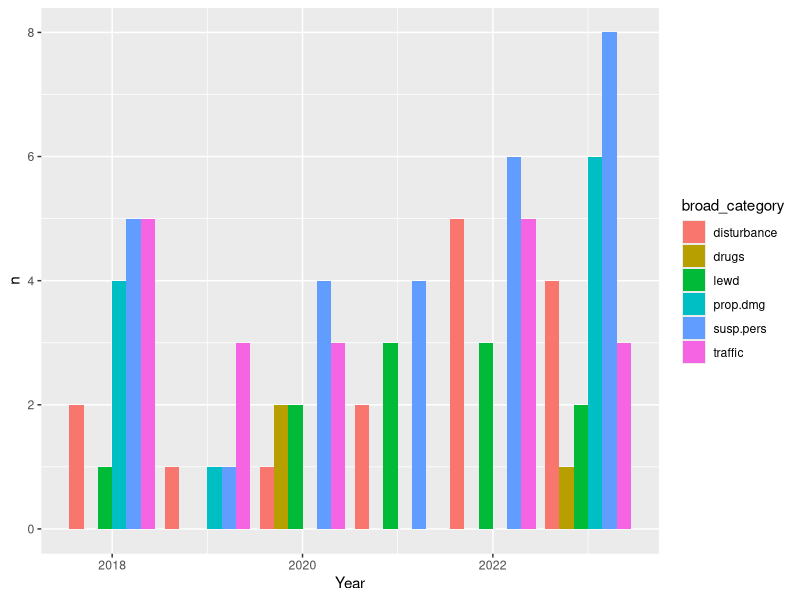
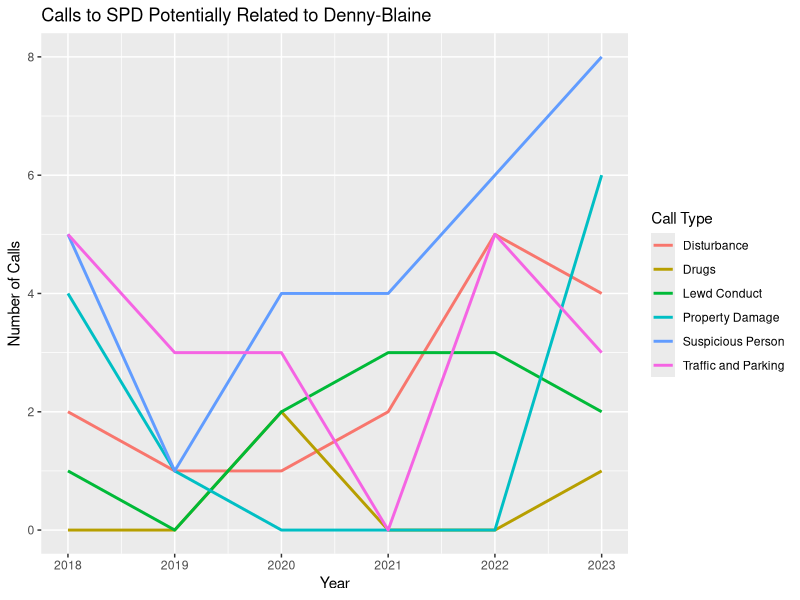

Reproduce these figures in R, in order.
## ---- chunk 1
knitr::opts_chunk$set(echo = TRUE)
## ---- chunk 2
# Add all required libraries here
list.of.packages <- c("tidyverse", "lubridate")
# Get names of all required packages that aren't installed
new.packages <- list.of.packages[!(list.of.packages %in% installed.packages()[, "Package"])]
# Install all new packages
if(length(new.packages)) install.packages(new.packages)


# Load all required libraries
lapply(list.of.packages, FUN = function(X) {
  do.call("require", list(X))
})
## ---- chunk 3
# Read in data
db_call_dat <- read.csv(file = "../output/potential_db_calls_2018-2023.csv")

# Create new Year column
db_call_dat$Year <- isoyear(db_call_dat$Incident.Date)

# Create line plot of broad call type vs. year
graph_dat <- db_call_dat %>%
  group_by(broad_category, Year, .drop = FALSE) %>%
  summarise(n = length(broad_category))

# Convert to tibble
graph_dat <- as_tibble(graph_dat)

# Add in zeros
graph_dat <- graph_dat %>% 
  complete(broad_category, Year, fill = list(n = 0))

# Create graph
graph <- graph_dat %>%
  ggplot(aes(x = Year, y = n, group = broad_category, color = broad_category)) +
  geom_line(size = 1) +
  ylim(0, 8) +
  labs(y = "Number of Calls", col = "Call Type") +
  scale_color_discrete(labels = c("Disturbance", "Drugs", "Lewd Conduct", "Property Damage", "Suspicious Person", "Traffic and Parking")) +
  ggtitle("Calls to SPD Potentially Related to Denny-Blaine")
  
# Save graph
ggsave(filename = "../graphs/DennyBlaine/potential_DB_calls.png", plot = graph,
       width = 10, height = 7, units = "in")

graph_dat %>%
  ggplot(aes(fill = broad_category, y = n, x = Year)) +
  geom_bar(position = "dodge", stat = "identity")



